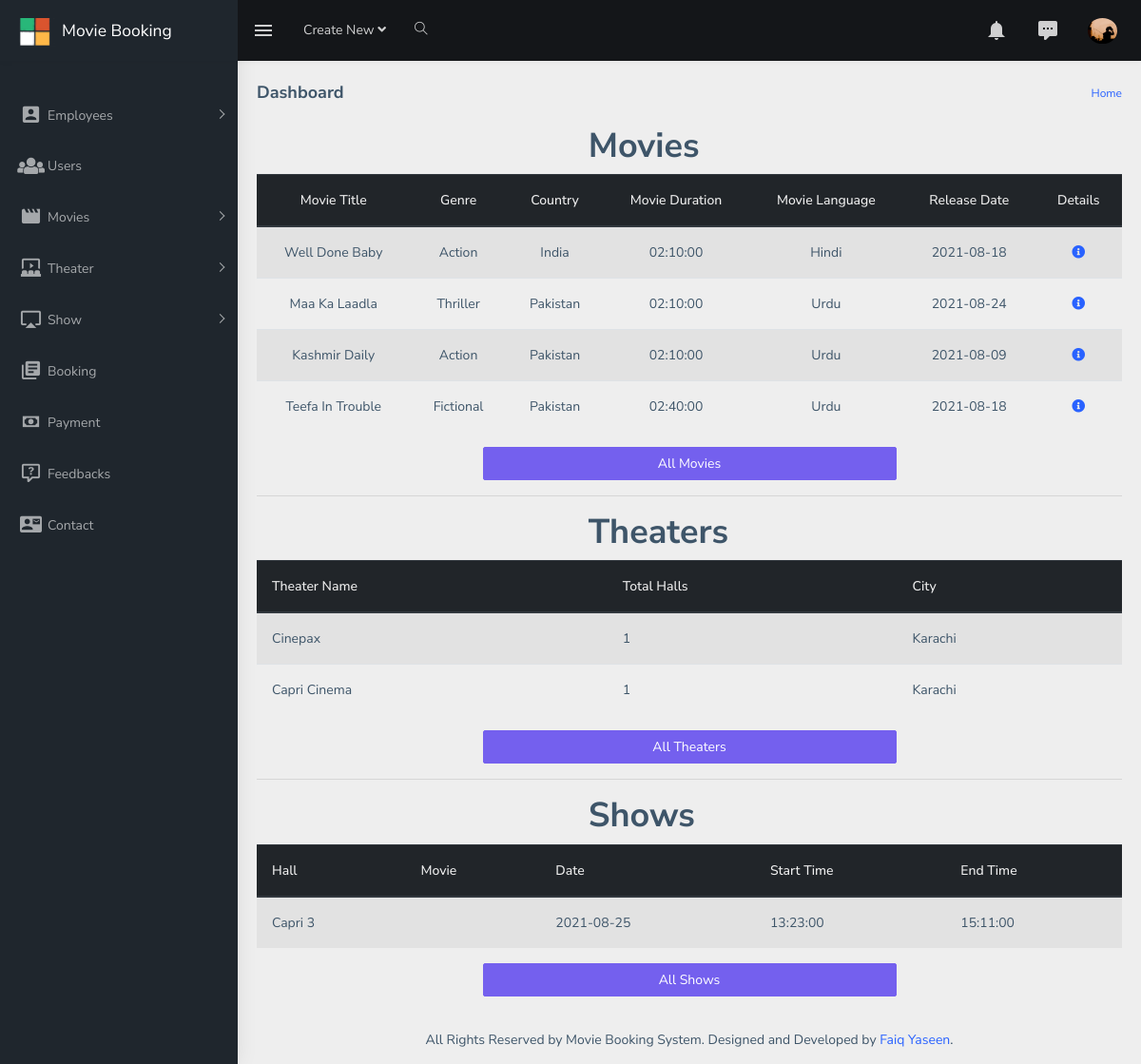
Screenshot of /Movie_Booking/Admin/dashboard.php (signed in) with the database file from the repository.
### tables this page shows
CREATE TABLE `settings` (
  `id` int(11) NOT NULL,
  `footer` varchar(150) NOT NULL,
  `icon` varchar(100) NOT NULL,
  `logo` varchar(200) NOT NULL,
  `websitename` varchar(30) NOT NULL
);

CREATE TABLE `tbl_emp` (
  `id` int(11) NOT NULL,
  `first_name` varchar(50) NOT NULL,
  `last_name` varchar(50) NOT NULL,
  `username` varchar(50) NOT NULL,
  `dob` date NOT NULL,
  `password` varchar(40) NOT NULL,
  `image` varchar(200) DEFAULT NULL,
  `status` varchar(20) NOT NULL DEFAULT 'Pending',
  `role` int(11) NOT NULL DEFAULT 0
);

CREATE TABLE `movie` (
  `movie_id` int(11) NOT NULL,
  `movie_title` varchar(30) NOT NULL,
  `movie_description` text NOT NULL,
  `movie_duration` time NOT NULL,
  `movie_language` varchar(20) NOT NULL,
  `release_date` date NOT NULL,
  `country` int(20) NOT NULL,
  `gen_id` int(11) NOT NULL,
  `images` varchar(200) NOT NULL,
  `trailer` varchar(200) NOT NULL
);

CREATE TABLE `genre` (
  `gen_id` int(11) NOT NULL,
  `genre` varchar(20) NOT NULL
);

CREATE TABLE `countries` (
  `phone_code` int(5) NOT NULL,
  `country_code` char(2) NOT NULL,
  `country_name` varchar(80) NOT NULL,
  `id` int(11) NOT NULL,
  `continent_name` varchar(30) DEFAULT NULL
);

CREATE TABLE `theater` (
  `th_id` int(11) NOT NULL,
  `th_name` varchar(64) NOT NULL,
  `total_theater_halls` int(11) NOT NULL,
  `cityid` int(11) NOT NULL
);

CREATE TABLE `city` (
  `city_id` int(11) NOT NULL,
  `city_name` varchar(20) NOT NULL,
  `country` int(11) NOT NULL
);

CREATE TABLE `th_show` (
  `show_id` int(11) NOT NULL,
  `show_date` date NOT NULL,
  `show_starttime` time NOT NULL,
  `show_endtime` time NOT NULL,
  `th_hall_id` int(11) NOT NULL,
  `movie_id` int(11) NOT NULL
);

CREATE TABLE `theater_hall` (
  `th_hall_id` int(11) NOT NULL,
  `hall_name` varchar(64) NOT NULL,
  `total_seats` int(11) NOT NULL,
  `theaterid` int(11) NOT NULL,
  `location` varchar(60) NOT NULL
);

### Movie_Booking/Admin/dashboard.php (the view)
<?php
include "header.php";
include "aside.php";
include "page-wrapper.php";
?>
<div class="container-fluid">
    <div class="row">
        <div class="col-md-3 m-auto">
            <h1 class="">Movies</h1>
        </div>
        <div class="col-md-12">
            <?php
            include "config.php";
            $sql = "SELECT movie.movie_id, movie.movie_title,
                movie.movie_description,movie.movie_duration, movie.movie_language,
                movie.release_date, genre.genre, countries.country_name
                FROM movie LEFT JOIN
                genre ON movie.gen_id = genre.gen_id
                LEFT JOIN countries ON movie.country = countries.id
                ORDER BY movie.movie_id DESC LIMIT 4";
            $result = mysqli_query($conn, $sql) or die("query failed");
            if (mysqli_num_rows($result) > 0) {
            ?>
                <table class="table table-striped text-center">
                    <thead class="thead-dark">
                        <th>Movie Title</th>
                        <th>Genre</th>
                        <th>Country</th>
                        <th>Movie Duration</th>
                        <th>Movie Language</th>
                        <th>Release Date</th>
                        <th>Details</th>
                    </thead>
                    <tbody>
                        <?php
                        while ($row = mysqli_fetch_assoc($result)) {
                        ?>
                            <tr>
                                <td><?php echo ucwords($row['movie_title']); ?></td>
                                <td><?php echo ucwords($row['genre']); ?></td>
                                <td><?php echo ucwords($row['country_name']); ?></td>
                                <td><?php echo $row['movie_duration']; ?></td>
                                <td><?php echo ucwords($row['movie_language']); ?></td>
                                <td><?php echo $row['release_date']; ?></td>
                                <td class='edit text-center'><a href='movie-detail.php?id=<?php echo $row['movie_id']; ?>'><i class='fa fa-info-circle'></i></a></td>
                            </tr>
                        <?php
                        } ?>
                    </tbody>
                </table>
            <?php } ?>
            <div class="col-md-6 m-auto mt-5">
                <a href="movies.php" class="btn btn-primary btn-block">All Movies</a>
            </div>
        </div>
    </div>
    <hr>
    <div class="row">
        <div class="col-md-3 m-auto">
            <h1 class="">Theaters</h1>
        </div>
        <div class="col-md-12">
            <?php
            include "config.php";
            $sql = "SELECT * FROM theater LEFT JOIN city ON theater.cityid = city.city_id
                ORDER BY th_id DESC LIMIT 4";
            $result = mysqli_query($conn, $sql) or die("query failed");
            if (mysqli_num_rows($result) > 0) {
            ?>
                <table class="table table-striped">
                    <thead class="thead-dark">
                        <th>Theater Name</th>
                        <th>Total Halls</th>
                        <th>City</th>
                    </thead>
                    <tbody>
                        <?php
                        while ($row = mysqli_fetch_assoc($result)) {
                        ?>
                            <tr>
                                <td><?php echo ucwords($row['th_name']); ?></td>
                                <td><?php echo ($row['total_theater_halls']); ?></td>
                                <td><?php echo ($row['city_name']); ?></td>
                            </tr>
                        <?php
                        } ?>
                    </tbody>
                </table>
            <?php } ?>
            <div class="col-md-6 m-auto mt-5">
                <a href="theater.php" class="btn btn-primary btn-block">All Theaters</a>
            </div>
        </div>
    </div>
    <hr>
    <div class="row">
            <div class="col-md-3 m-auto ">
                <h1 class="">Shows</h1>
            </div>
            <div class="col-md-12">
                <?php
                include "config.php";
                $sql = "SELECT * FROM th_show LEFT JOIN theater_hall ON th_show.th_hall_id = theater_hall.th_hall_id
                LEFT JOIN movie ON th_show.movie_id = movie.movie_id
                ORDER BY show_id DESC LIMIT 4";
                $result = mysqli_query($conn, $sql) or die("query failed");
                if (mysqli_num_rows($result) > 0) {
                ?>
                    <table class="table table-striped">
                        <thead class="thead-dark">
                            <th>Hall</th>
                            <th>Movie</th>
                            <th>Date</th>
                            <th>Start Time</th>
                            <th>End Time</th>
                        </thead>
                        <tbody>
                            <?php
                            while ($row = mysqli_fetch_assoc($result)) {
                            ?>
                                <tr>
                                    <td><?php echo ucwords($row['hall_name']); ?></td>
                                    <td><?php echo ($row['movie_title']); ?></td>
                                    <td><?php echo ($row['show_date']); ?></td>
                                    <td><?php echo ($row['show_starttime']); ?></td>
                                    <td><?php echo ($row['show_endtime']); ?></td>
                                </tr>
                            <?php
                            } ?>
                        </tbody>
                    </table>
                <?php } ?>
                <div class="col-md-6 m-auto mt-5">
                <a href="show.php" class="btn btn-primary btn-block">All Shows</a>
            </div>
            </div>
        </div>
</div>
<?php
include "footer.php";
?>

### Movie_Booking/Admin/header.php (shortened to what this page needs)
<!DOCTYPE html>
<html dir="ltr" lang="en">
<head>
    <link href="Adminlib/assets/libs/flot/css/float-chart.css" rel="stylesheet">
    <link href="Adminlib/dist/css/style.min.css" rel="stylesheet">
</head>
<body>
    <div id="main-wrapper">
        <header class="topbar" data-navbarbg="skin5">
            <nav class="navbar top-navbar navbar-expand-md navbar-dark">
                <div class="navbar-header" data-logobg="skin5">
                    <a class="navbar-brand" href="dashboard.php">
                        <b class="logo-icon p-l-10">
                            <?php
                            include "config.php";
                            $sql = "SELECT * FROM settings";
                            $result = mysqli_query($conn, $sql) or die("query failed");
                            if (mysqli_num_rows($result) > 0) {
                                while ($row = mysqli_fetch_assoc($result)) {
                                    echo "<img src='images/{$row["logo"]}' height='30' width='40' alt='homepage' class='light-logo' />";
                                }
                            }
                            ?>
                        </b>
                        <span class="logo-text">
                            <?php
                            include "config.php";
                            $sql = "SELECT * FROM settings";
                            $result = mysqli_query($conn, $sql) or die("query failed");
                            if (mysqli_num_rows($result) > 0) {
                                while ($row = mysqli_fetch_assoc($result)) {
                                    echo "{$row["websitename"]}";
                                }
                            }
                            ?>
                        </span>
                    </a>
                </div>
                <div class="navbar-collapse collapse" id="navbarSupportedContent" data-navbarbg="skin5">
                    <ul class="navbar-nav float-left mr-auto">
                        <li class="nav-item d-none d-md-block"><a class="nav-link sidebartoggler waves-effect waves-light" href="javascript:void(0)" data-sidebartype="mini-sidebar"><i class="mdi mdi-menu font-24"></i></a></li>
                        <li class="nav-item dropdown">
                            <a class="nav-link dropdown-toggle" href="#" id="navbarDropdown" role="button" data-toggle="dropdown" aria-haspopup="true" aria-expanded="false">
                                <span class="d-none d-md-block">Create New <i class="fa fa-angle-down"></i></span>
                            </a>
                        </li>
                        <li class="nav-item search-box"> <a class="nav-link waves-effect waves-dark" href="javascript:void(0)"><i class="ti-search"></i></a>
                        </li>
                    </ul>
                    <ul class="navbar-nav float-right">
                        <li class="nav-item dropdown">
                            <a class="nav-link dropdown-toggle waves-effect waves-dark" href="" data-toggle="dropdown" aria-haspopup="true" aria-expanded="false"> <i class="mdi mdi-bell font-24"></i>
                            </a>
                        </li>
                        <li class="nav-item dropdown">
                            <a class="nav-link dropdown-toggle waves-effect waves-dark" href="" id="2" data-toggle="dropdown" aria-haspopup="true" aria-expanded="false"> <i class="font-24 mdi mdi-comment-processing"></i>
                            </a>
                        </li>
                        <li class="nav-item dropdown">
                            <?php
                            include "config.php";
                            $sql = "SELECT image FROM tbl_emp WHERE id = {$_SESSION['emp_id']}";
                            $result = mysqli_query($conn, $sql) or die("query failed");
                            ?>
                            <a class="nav-link dropdown-toggle text-muted waves-effect waves-dark pro-pic" href="" data-toggle="dropdown" aria-haspopup="true" aria-expanded="false">
                                <?php while ($row = mysqli_fetch_assoc($result)) {
                                    if (!empty($row['image'])) {
                                        echo "<img src='upload/{$row['image']}' alt='user' class='rounded-circle' width='31'>";
                                    } else {
                                        echo '<img src="Adminlib/assets/images/users/1.jpg" alt="user" class="rounded-circle" width="31">';
                                    }
                                } ?>
                            </a>
                        </li>
                    </ul>
                </div>
            </nav>
        </header>

### Movie_Booking/Admin/aside.php (shortened to what this page needs)
<aside class="left-sidebar" data-sidebarbg="skin5">
    <div class="scroll-sidebar">
        <nav class="sidebar-nav">
            <ul id="sidebarnav" class="p-t-30">
                <?php
                if ($_SESSION["emp_role"] == 1) {
                ?>
                    <li class="sidebar-item"> <a class="sidebar-link has-arrow waves-effect waves-dark" href="javascript:void(0)" aria-expanded="false"><i class="mdi mdi-account-box"></i><span class="hide-menu">Employees</span></a>
                        </li><?php } ?>
                    <li class="sidebar-item"> <a class="sidebar-link waves-effect waves-dark sidebar-link" href="users.php" aria-expanded="false"><i class="fa fa-users"></i><span class="hide-menu">Users</span></a></li>
                    <li class="sidebar-item"> <a class="sidebar-link has-arrow waves-effect waves-dark" href="javascript:void(0)" aria-expanded="false"><i class="mdi mdi-movie"></i><span class="hide-menu">Movies</span></a>
                    </li>
                    <li class="sidebar-item"> <a class="sidebar-link has-arrow waves-effect waves-dark" href="javascript:void(0)" aria-expanded="false"><i class="mdi mdi-theater"></i><span class="hide-menu">Theater</span></a>
                    </li>
                    <li class="sidebar-item"> <a class="sidebar-link has-arrow waves-effect waves-dark" href="javascript:void(0)" aria-expanded="false"><i class="mdi mdi-airplay"></i><span class="hide-menu">Show</span></a>
                    </li>
                    <li class="sidebar-item"> <a class="sidebar-link waves-effect waves-dark sidebar-link" href="booking.php" aria-expanded="false"><i class="mdi mdi-library-books"></i><span class="hide-menu">Booking</span></a></li>
                    <li class="sidebar-item"> <a class="sidebar-link waves-effect waves-dark sidebar-link" href="payment.php" aria-expanded="false"><i class="mdi mdi-cash"></i><span class="hide-menu">Payment</span></a></li>
                    <li class="sidebar-item"> <a class="sidebar-link waves-effect waves-dark sidebar-link" href="feedback.php" aria-expanded="false"><i class="mdi mdi-comment-question-outline"></i><span class="hide-menu">Feedbacks</span></a></li>
                    <li class="sidebar-item"> <a class="sidebar-link waves-effect waves-dark sidebar-link" href="contact.php" aria-expanded="false"><i class="mdi mdi-contact-mail"></i><span class="hide-menu">Contact</span></a></li>
            </ul>
        </nav>
    </div>
</aside>

### Movie_Booking/Admin/page-wrapper.php (shortened to what this page needs)
<?php
    $basename = basename($_SERVER['PHP_SELF']);
    $pagename = explode(".",$basename);
    $page = explode("-",$pagename[0]);
?>
<div class="page-wrapper">
    <div class="page-breadcrumb">
        <div class="row">
            <div class="col-12 d-flex no-block align-items-center">
                <h4 class="page-title"><?php foreach($page as $value){echo ucfirst($value) . " "; } ?></h4>
                <div class="ml-auto text-right">
                    <nav aria-label="breadcrumb">
                        <ol class="breadcrumb">
                            <li class="breadcrumb-item"><a href="dashboard.php">Home</a></li>
                        </ol>
                    </nav>
                </div>
            </div>
        </div>
    </div>

### Movie_Booking/Admin/footer.php (shortened to what this page needs)
<?php
include "config.php";
$sql = "SELECT * FROM settings";
$result = mysqli_query($conn, $sql) or die("query failed");
if (mysqli_num_rows($result) > 0) {
    while ($row = mysqli_fetch_assoc($result)) {
        echo "<footer class='footer text-center'>
                {$row["footer"]}
            </footer>";
    }
}
?>
</div>
</div>
</body>
</html>

### rows the page displays
settings: logo (picture), websitename "Movie Booking", footer "All Rights Reserved by Movie Booking System. Designed and Developed by Faiq Yaseen ."
tbl_emp: image (picture)
movie: movie_title "Well Done Baby", gen.genre "Action", country.country_name "India", movie_duration "02:10:00", movie_language "Hindi", release_date "2021-08-18"
movie: movie_title "Maa Ka Laadla", gen.genre "Thriller", country.country_name "Pakistan", movie_duration "02:10:00", movie_language "Urdu", release_date "2021-08-24"
movie: movie_title "Kashmir Daily", gen.genre "Action", country.country_name "Pakistan", movie_duration "02:10:00", movie_language "Urdu", release_date "2021-08-09"
movie: movie_title "Teefa In Trouble", gen.genre "Fictional", country.country_name "Pakistan", movie_duration "02:40:00", movie_language "Urdu", release_date "2021-08-18"
theater: th_name "Cinepax", total_theater_halls "1", cityid.city_name "Karachi"
theater: th_name "Capri Cinema", total_theater_halls "1", cityid.city_name "Karachi"
th_show: th_hall.hall_name "Capri 3", show_date "2021-08-25", show_starttime "13:23:00", show_endtime "15:11:00"

### other values shown
$value "Dashboard"
